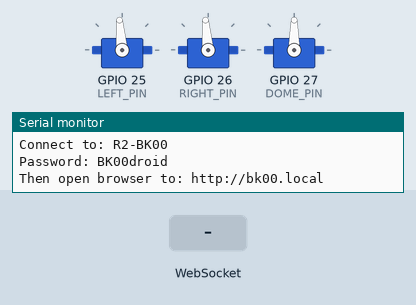
The sketch below on a simulated ESP32. On the bench: 3 × servo, the last lines printed to the serial monitor. The test bench sets the inputs (shaded band). WiFi joins after 1.5 s; servers stay silent unless stated; EEPROM starts erased.

Above: at 1.8 s.
1.9 s: WebSocket text "M:" received
At 2.07 s:
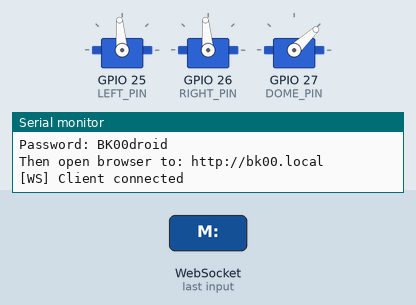
At 3.5 s:
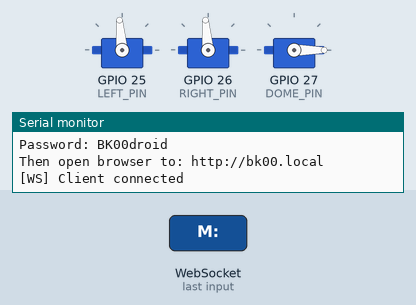
Timing chart, 0 to 5.0 s (numbered marks = the images above; inputs shaded):
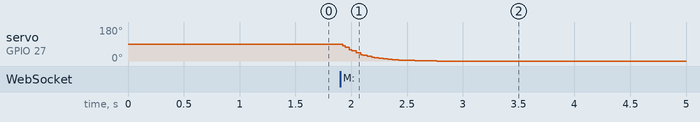

Measured:
- after the input at 1.9 s, servo on GPIO 27 (DOME_PIN): moves from 90° to 0° over 0.84 s, starting at once

The sketch:

BB-R2-Workshop.ino
```cpp
// (licence header left out)
#include <WiFi.h>
#include <ESPmDNS.h>
#include <AsyncTCP.h>
#include <ESPAsyncWebServer.h>
#include <ESP32Servo.h>
#include <Preferences.h>

Preferences prefs;

const char* AP_SSID = "R2-BK00";
const char* AP_PASS = "BK00droid";
const char* MDNS_NAME = "bk00";

String droidDesignation = "BK-00";
String operatorName = "Your Name Here";

#define LEFT_PIN   25
#define RIGHT_PIN  26
#define DOME_PIN   27

#define LEFT_TRIM    3
#define RIGHT_TRIM   3

AsyncWebServer server(80);
AsyncWebSocket ws("/ws");

Servo leftServo;
Servo rightServo;
Servo domeServo;

float targetLeft = 0;
float targetRight = 0;
float targetDome = 90;

float currentLeft = 0;
float currentRight = 0;
float currentDome = 90;

#define DRIVE_SMOOTH 0.15
#define DOME_SMOOTH 0.1

unsigned long lastCmd = 0;
unsigned long lastLoop = 0;
#define WATCHDOG_MS 2000
#define LOOP_MS 20

const char* HTML = R"rawliteral(
<!DOCTYPE html>
<html>
<head>
  <meta charset="UTF-8">
  <meta name="viewport" content="width=device-width, initial-scale=1, maximum-scale=1, user-scalable=no">
  <title>BB Droid Control</title>
  <style>
    * { box-sizing: border-box; user-select: none; -webkit-user-select: none; margin: 0; padding: 0; }
    html, body { width: 100%; height: 100%; overflow: hidden; touch-action: manipulation; }
    body {
      font-family: -apple-system, sans-serif;
      background: linear-gradient(180deg, #0a1628 0%, #12243d 100%);
      color: #ff6b35;
      display: flex;
      flex-direction: column;
      padding: 10px;
    }
    h1 { text-align: center; font-size: 1.8em; margin-bottom: 2px; cursor: pointer; }
    h1:hover { opacity: 0.8; }
    .owner { text-align: center; font-size: 1em; color: #3a8dde; margin-bottom: 5px; cursor: pointer; }
    .owner:hover { opacity: 0.8; }
    .edit-hint { text-align: center; font-size: 0.7em; color: #666; margin-bottom: 5px; }
    .status { text-align: center; font-size: 0.8em; color: #666; margin-bottom: 10px; }
    .status.connected { color: #0c0; }
    .edit-modal {
      display: none;
      position: fixed;
      top: 0; left: 0;
      width: 100%; height: 100%;
      background: rgba(0, 0, 0, 0.8);
      align-items: center;
      justify-content: center;
      z-index: 1000;
    }
    .edit-modal.show { display: flex; }
    .edit-box {
      background: #12243d;
      border: 2px solid #ff6b35;
      border-radius: 10px;
      padding: 20px;
      width: 80%;
      max-width: 400px;
    }
    .edit-box h2 { font-size: 1.2em; margin-bottom: 15px; text-align: center; }
    .edit-box input {
      width: 100%;
      padding: 12px;
      font-size: 1.1em;
      background: #0a1628;
      border: 2px solid #1e3a5f;
      border-radius: 5px;
      color: #ff6b35;
      margin-bottom: 15px;
      font-family: inherit;
    }
    .edit-box .buttons { display: flex; gap: 10px; }
    .edit-box button {
      flex: 1;
      padding: 12px;
      font-size: 1em;
      font-weight: bold;
      border: none;
      border-radius: 5px;
      cursor: pointer;
      font-family: inherit;
    }
    .edit-box .save-btn { background: #0c0; color: #000; }
    .edit-box .cancel-btn { background: #666; color: #fff; }
    .controls {
      display: flex;
      flex-direction: row;
      justify-content: space-around;
      align-items: center;
      flex: 1;
    }
    .control-group { display: flex; flex-direction: column; align-items: center; }
    .label { font-size: 0.7em; color: #3a8dde; margin-bottom: 8px; letter-spacing: 2px; }
    .joystick {
      width: 160px;
      height: 160px;
      background: radial-gradient(circle, #2a4a6a 0%, #12243d 100%);
      border: 3px solid #1e3a5f;
      border-radius: 50%;
      position: relative;
      touch-action: none;
    }
    .stick {
      width: 65px;
      height: 65px;
      background: radial-gradient(circle, #ff8c5a 0%, #ff6b35 50%, #cc4a1a 100%);
      border-radius: 50%;
      position: absolute;
      top: 50%; left: 50%;
      transform: translate(-50%, -50%);
      pointer-events: none;
    }
    .dome-track {
      width: 160px;
      height: 60px;
      background: radial-gradient(ellipse, #2a4a6a 0%, #12243d 100%);
      border: 3px solid #1e3a5f;
      border-radius: 30px;
      position: relative;
      touch-action: none;
    }
    .dome-knob {
      width: 50px;
      height: 50px;
      background: radial-gradient(circle, #5af 0%, #38d 50%, #26b 100%);
      border-radius: 50%;
      position: absolute;
      left: 50%; top: 50%;
      transform: translate(-50%, -50%);
      pointer-events: none;
    }
    .log {
      height: 180px;
      background: #0a1220;
      border: 1px solid #1e3a5f;
      border-radius: 5px;
      padding: 10px;
      font-family: monospace;
      font-size: 1.1em;
      overflow-y: auto;
      color: #0c0;
      margin-top: 10px;
      line-height: 1.4;
    }
    .log .cmd { color: #ff6b35; }
    .log .info { color: #3a8dde; }
    .footer {
      text-align: center;
      font-size: 0.6em;
      color: #445;
      margin-top: 8px;
      line-height: 1.4;
    }
    .footer a { color: #3a8dde; text-decoration: none; }
  </style>
</head>
<body>
  <h1 id="designation" onclick="editDesignation()">R2-BK00</h1>
  <div class="owner" id="owner" onclick="editOwner()">Your Name Here's Droid</div>
  <div class="edit-hint">👆 Tap to customize your droid's name</div>
  <div class="status" id="status">CONNECTING...</div>
  <div class="edit-modal" id="designationModal">
    <div class="edit-box">
      <h2>Droid Designation</h2>
      <input type="text" id="designationInput" placeholder="e.g., BK-05" maxlength="10">
      <div class="buttons">
        <button class="cancel-btn" onclick="closeDesignationModal()">Cancel</button>
        <button class="save-btn" onclick="saveDesignation()">Save</button>
      </div>
    </div>
  </div>
  <div class="edit-modal" id="ownerModal">
    <div class="edit-box">
      <h2>Operator Name</h2>
      <input type="text" id="ownerInput" placeholder="Your name" maxlength="30">
      <div class="buttons">
        <button class="cancel-btn" onclick="closeOwnerModal()">Cancel</button>
        <button class="save-btn" onclick="saveOwner()">Save</button>
      </div>
    </div>
  </div>
  <div class="controls">
    <div class="control-group">
      <div class="label">DRIVE</div>
      <div class="joystick" id="joy">
        <div class="stick" id="stick"></div>
      </div>
    </div>
    <div class="control-group">
      <div class="label">DOME</div>
      <div class="dome-track" id="dome">
        <div class="dome-knob" id="knob"></div>
      </div>
    </div>
  </div>
  <div class="log" id="log"></div>
  <div class="footer">
    Workshop by <strong>Seán McArdle</strong> · Hero Props Inc.<br>
    <a href="https://heroprops.art" target="_blank">heroprops.art</a>
  </div>
  <script>
    var gateway = `ws://${window.location.hostname}/ws`;
    var websocket;

    // UI Elements
    const joy = document.getElementById('joy');
    const stick = document.getElementById('stick');
    const dome = document.getElementById('dome');
    const knob = document.getElementById('knob');
    const statusDiv = document.getElementById('status');
    const logDiv = document.getElementById('log');

    // State
    let isConnected = false;
    let lastDriveSend = 0;

    // --- WebSocket Logic ---
    function connect() {
      websocket = new WebSocket(gateway);

      websocket.onopen = function() {
        isConnected = true;
        statusDiv.innerHTML = "CONNECTED";
        statusDiv.classList.add('connected');
        addLog("Connected to Droid", "info");
      };

      websocket.onclose = function() {
        isConnected = false;
        statusDiv.innerHTML = "DISCONNECTED (Reconnecting...)";
        statusDiv.classList.remove('connected');
        addLog("Connection lost", "info");
        setTimeout(connect, 2000); // Retry after 2s
      };

      websocket.onmessage = function(event) {
        addLog("RX: " + event.data, "cmd");
      };
    }

    function sendCmd(cmd) {
      if (isConnected) websocket.send(cmd);
    }

    function addLog(msg, type) {
      const div = document.createElement('div');
      div.className = type;
      div.innerText = "> " + msg;
      logDiv.appendChild(div);
      logDiv.scrollTop = logDiv.scrollHeight;
    }

    // --- Joystick Logic ---
    // Max distance stick can move from center (Container/2 - Stick/2)
    // (160 - 65) / 2 = 47.5
    const maxDist = 47.5;

    function handleJoystick(x, y) {
      // Send max 20 times per second to prevent flooding
      const now = Date.now();
      if (now - lastDriveSend > 50) {
        // Normalize to -1.0 to 1.0
        const normX = (x / maxDist).toFixed(2);
        const normY = (y / maxDist * -1).toFixed(2); // Invert Y for "up is positive"
        sendCmd(`D:${normX},${normY}`);
        lastDriveSend = now;
      }
    }

    function resetJoystick() {
      stick.style.transform = `translate(-50%, -50%)`;
      sendCmd("D:0,0");
    }

    joy.addEventListener('touchmove', (e) => {
      e.preventDefault();
      const touch = e.targetTouches[0];
      const rect = joy.getBoundingClientRect();
      const centerX = rect.width / 2;
      const centerY = rect.height / 2;

      // Calculate offset from center
      let x = touch.clientX - rect.left - centerX;
      let y = touch.clientY - rect.top - centerY;

      // Calculate distance
      const dist = Math.sqrt(x*x + y*y);

      // Cap distance at max radius
      if (dist > maxDist) {
        const ratio = maxDist / dist;
        x *= ratio;
        y *= ratio;
      }

      // Move stick visually
      stick.style.transform = `translate(calc(-50% + ${x}px), calc(-50% + ${y}px))`;

      handleJoystick(x, y);
    }, { passive: false });

    joy.addEventListener('touchend', (e) => {
      e.preventDefault();
      resetJoystick();
    });

    // --- Dome Slider Logic ---
    // Track width 160, Knob width 50 -> Travel = 110px
    const domeTravel = 110;

    dome.addEventListener('touchmove', (e) => {
      e.preventDefault();
      const touch = e.targetTouches[0];
      const rect = dome.getBoundingClientRect();

      // Calculate X relative to left edge of track
      // Center of knob is at 25px offset usually, but we want 0 to 1 range
      let x = touch.clientX - rect.left - 25; // 25 is half knob width

      // Clamp
      if (x < 0) x = 0;
      if (x > domeTravel) x = domeTravel;

      // Move knob visually
      knob.style.transform = `translate(-50%, -50%) translate(${x}px, 0)`; // Reset center anchor first
      knob.style.left = "25px"; // Reset base css

      // Send command (0.0 to 1.0)
      const val = (x / domeTravel).toFixed(2);
      sendCmd(`M:${val}`);
    }, { passive: false });

    // --- Modal Logic (Customization) ---
    function editDesignation() {
      document.getElementById('designationModal').classList.add('show');
      document.getElementById('designationInput').focus();
    }
    function closeDesignationModal() {
      document.getElementById('designationModal').classList.remove('show');
    }
    function saveDesignation() {
      const val = document.getElementById('designationInput').value.trim();
      if(val) {
        document.getElementById('designation').innerText = "R2-" + val;
        sendCmd("I:" + val);
        addLog("Renamed to R2-" + val, "info");
      }
      closeDesignationModal();
    }

    function editOwner() {
      document.getElementById('ownerModal').classList.add('show');
      document.getElementById('ownerInput').focus();
    }
    function closeOwnerModal() {
      document.getElementById('ownerModal').classList.remove('show');
    }
    function saveOwner() {
      const val = document.getElementById('ownerInput').value.trim();
      if(val) {
        document.getElementById('owner').innerText = val + "'s Droid";
        sendCmd("O:" + val);
        addLog("Operator set to " + val, "info");
      }
      closeOwnerModal();
    }

    // Start
    addLog('Droid control system initializing...', 'info');
    connect();
  </script>
</body>
</html>
)rawliteral";

void onWsEvent(AsyncWebSocket* srv, AsyncWebSocketClient* client,
               AwsEventType type, void* arg, uint8_t* data, size_t len) {
  if (type == WS_EVT_CONNECT) {
    Serial.println("[WS] Client connected");
    ws.textAll("Connected to R2-" + droidDesignation);
  }
  else if (type == WS_EVT_DISCONNECT) {
    Serial.println("[WS] Client disconnected");
    targetLeft = 0;
    targetRight = 0;
  }
  else if (type == WS_EVT_DATA) {
    lastCmd = millis();
    // Safe: use buffer length, do not overread
    String cmd = "";
    for(size_t i=0; i<len; i++) cmd += (char)data[i];
    if (cmd.startsWith("D:")) {
      int c = cmd.indexOf(',');
      float x = cmd.substring(2, c).toFloat();
      float y = cmd.substring(c+1).toFloat();
      targetLeft = constrain(y + x, -1.0f, 1.0f);
      targetRight = constrain(y - x, -1.0f, 1.0f);
      if (x == 0 && y == 0) {
        currentLeft = 0; currentRight = 0;
        targetLeft = 0; targetRight = 0;
      }
    }
    else if (cmd.startsWith("M:")) {
      float v = cmd.substring(2).toFloat();
      targetDome = v * 180.0f;
    }
    else if (cmd.startsWith("I:")) {
      String newDesignation = cmd.substring(2);
      if (newDesignation.length() > 0 && newDesignation.length() <= 10) {
        droidDesignation = newDesignation;
        prefs.begin("droid", false);
        prefs.putString("designation", droidDesignation);
        prefs.end();
        Serial.println("[Identity] Designation: " + droidDesignation);
      }
    }
    else if (cmd.startsWith("O:")) {
      String newOperator = cmd.substring(2);
      if (newOperator.length() > 0 && newOperator.length() <= 30) {
        operatorName = newOperator;
        prefs.begin("droid", false);
        prefs.putString("operator", operatorName);
        prefs.end();
        Serial.println("[Identity] Operator: " + operatorName);
      }
    }
  }
}

void setup() {
  Serial.begin(115200);
  delay(500);

  prefs.begin("droid", false);
  droidDesignation = prefs.getString("designation", "BK-00");
  operatorName = prefs.getString("operator", "Your Name Here");
  prefs.end();

  Serial.println("\n== BB-R2 Workshop ==");
  Serial.println("Designation: " + droidDesignation + " (customizable via web UI)");
  Serial.println("Operator: " + operatorName + " (customizable via web UI)");
  Serial.println("Network: " + String(AP_SSID));
  pinMode(LEFT_PIN, OUTPUT); pinMode(RIGHT_PIN, OUTPUT); pinMode(DOME_PIN, OUTPUT);
  digitalWrite(LEFT_PIN, LOW); digitalWrite(RIGHT_PIN, LOW); digitalWrite(DOME_PIN, LOW);
  delay(100);
  ESP32PWM::allocateTimer(0); ESP32PWM::allocateTimer(1); ESP32PWM::allocateTimer(2);
  leftServo.setPeriodHertz(50); rightServo.setPeriodHertz(50); domeServo.setPeriodHertz(50);
  leftServo.attach(LEFT_PIN, 500, 2400); rightServo.attach(RIGHT_PIN, 500, 2400); domeServo.attach(DOME_PIN, 500, 2400);
  leftServo.writeMicroseconds(1500 + LEFT_TRIM); rightServo.writeMicroseconds(1500 + RIGHT_TRIM); domeServo.write(90);
  Serial.println("[OK] Servos");
  WiFi.mode(WIFI_AP); WiFi.setSleep(false); WiFi.softAP(AP_SSID, AP_PASS, 1, 0, 4);
  Serial.println("[OK] WiFi: " + String(AP_SSID));
  Serial.println("     IP: " + WiFi.softAPIP().toString());
  if (MDNS.begin(MDNS_NAME)) Serial.println("[OK] mDNS: http://" + String(MDNS_NAME) + ".local");
  ws.onEvent(onWsEvent); server.addHandler(&ws);
  server.on("/", HTTP_GET, [](AsyncWebServerRequest* req) { req->send(200, "text/html", HTML); });
  server.begin();
  Serial.println("[OK] Server on port 80");
  Serial.println("\n>> DROID ONLINE <<");
  Serial.println("Connect to: " + String(AP_SSID));
  Serial.println("Password: " + String(AP_PASS));
  Serial.println("Then open browser to: http://" + String(MDNS_NAME) + ".local\n");
}

void loop() {
  ws.cleanupClients();
  unsigned long now = millis();
  if (now - lastCmd > WATCHDOG_MS && lastCmd > 0) {
    targetLeft = 0; targetRight = 0; currentLeft = 0; currentRight = 0;
    leftServo.writeMicroseconds(1500 + LEFT_TRIM); rightServo.writeMicroseconds(1500 + RIGHT_TRIM);
    lastCmd = 0;
  }
  if (now - lastLoop >= LOOP_MS) {
    lastLoop = now;
    currentLeft = currentLeft * (1.0 - DRIVE_SMOOTH) + targetLeft * DRIVE_SMOOTH;
    currentRight = currentRight * (1.0 - DRIVE_SMOOTH) + targetRight * DRIVE_SMOOTH;
    currentDome = currentDome * (1.0 - DOME_SMOOTH) + targetDome * DOME_SMOOTH;
    leftServo.writeMicroseconds(1500 + LEFT_TRIM + (int)(currentLeft * 400));
    rightServo.writeMicroseconds(1500 + RIGHT_TRIM - (int)(currentRight * 400));
    domeServo.write((int)constrain(currentDome, 0, 180));
  }
}
```
